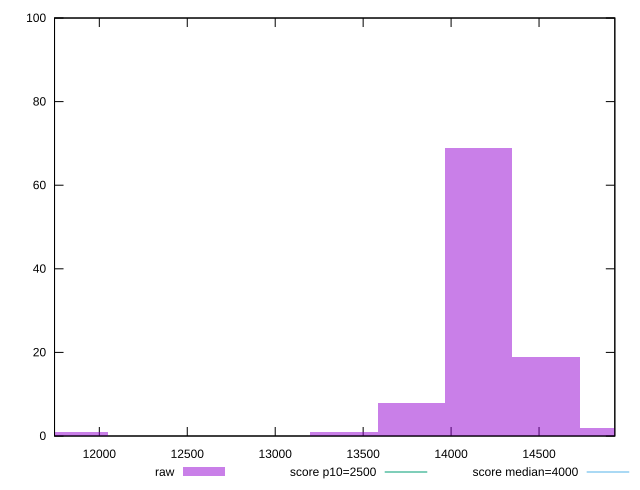

This chart was generated by the following gnuplot code:
reset

$raw <<EOF
11860.805331728734 1
14539.051696957804 19
14156.44507335365 69
13773.838449749499 8
13391.231826145346 1
14921.658320561957 2
EOF

set key outside below
set boxwidth 382.60662360415273
set xrange [11745.355999999998:14930.861999999997]
set yrange [0:100]
set trange [0:100]
set style fill transparent solid 0.5 noborder

set parametric
set terminal svg size 640, 490 enhanced background rgb 'white'
set output "report_00018_2021-02-10T15-25-16.877Z/largest-contentful-paint/samples/pages+cached/raw/histogram.svg"

plot $raw title "raw" with boxes, \
     2500,t title "score p10=2500", \
     4000,t title "score median=4000"

reset
